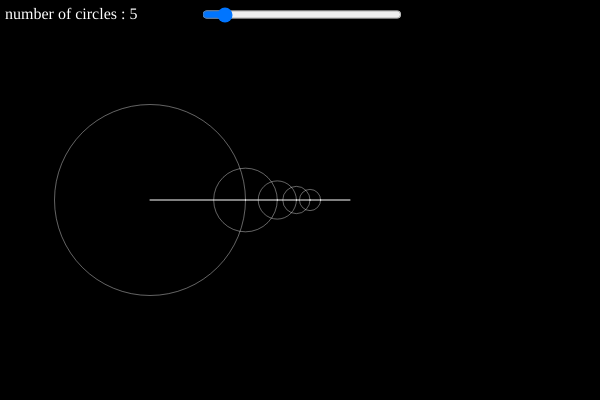
Frame 1 (no input)
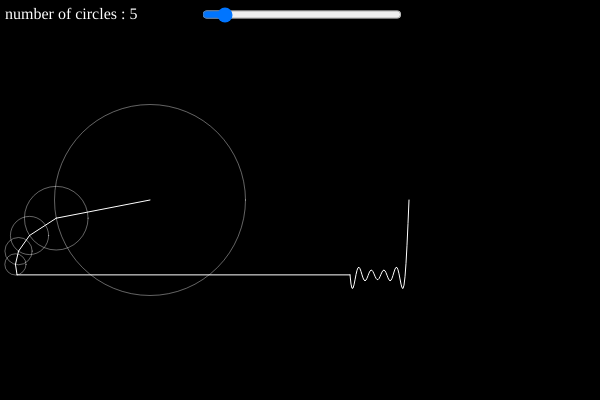
Frame 60 (no input)
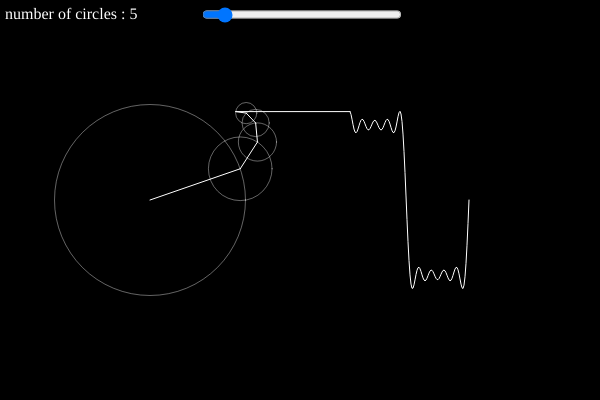
Frame 120 (the mouse pressed at the canvas centre since frame 60)

The p5.js sketch that drew these frames (run headless with seeded random() and noise() and a simulated clock; from frame 60 on, the mouse is pressed at the canvas centre):

// p5.js sketch
// ── sketch.js
// Fourier Series
// Daniel Shiffman
// https://thecodingtrain.com/CodingChallenges/125-fourier-series.html
// https://youtu.be/Mm2eYfj0SgA

let time = 0;
let wave = [];
let path = [];

let slider;
let span;

function setup() {
  createCanvas(600, 400);

  slider = createSlider(1, 50, 5);
  slider.position(200, 0);
  slider.size(200, 25);
  slider.style("background-color", "gray");

  span = createSpan("number of circles : " + slider.value());
  span.id("text");
  span.style("color", "white");
  span.position(5, 5);
  span.size(150, 25);
}

function draw() {
  background(0);
  translate(150, 200);

  span = document.querySelector("#text");
  span.textContent = "number of circles : " + slider.value();

  let x = 0;
  let y = 0;

  for (let i = 0; i < slider.value(); i++) {
    let prevx = x;
    let prevy = y;

    let n = i * 2 + 1;
    let radius = 75 * (4 / (n * PI));
    x += radius * cos(n * time);
    y += radius * sin(n * time);

    stroke(255, 100);
    noFill();
    ellipse(prevx, prevy, radius * 2);

    //fill(255);
    stroke(255);
    line(prevx, prevy, x, y);
    //ellipse(x, y, 8);
  }
  wave.unshift(y);

  translate(200, 0);
  line(x - 200, y, 0, wave[0]);
  beginShape();
  noFill();
  for (let i = 0; i < wave.length; i++) {
    vertex(i, wave[i]);
  }
  endShape();

  time += 0.05;

  if (wave.length > 250) {
    wave.pop();
  }
}
